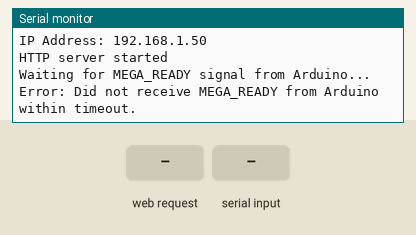
A sketch run on a simulated ESP32. Parts: the last lines printed to the serial monitor. The inputs (shaded band) are chosen by the test bench. WiFi joins after 1.5 s; servers stay silent unless stated; uploads are accepted with an empty reply.

Above: at 12.7 s.
12.8 s: HTTP request GET /get_list received
At 14.0 s:
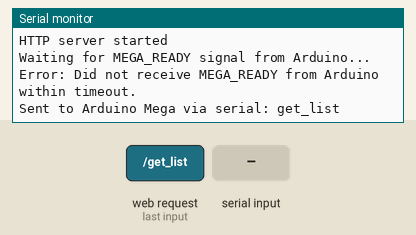
14.3 s: "MEGA_READY\n" received over the second serial link
At 15.5 s:
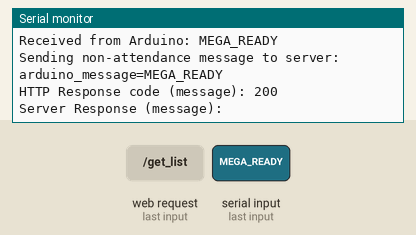
15.8 s: HTTP request GET /enroll?id=MEGA_READY received
At 16.4 s:
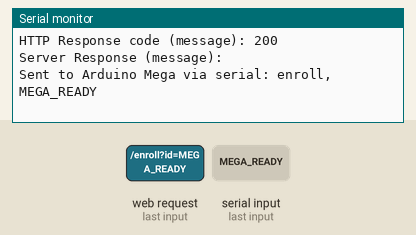
17.3 s: "1\n" received over the second serial link
At 17.46 s:
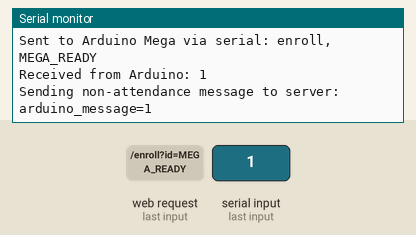
18.8 s: HTTP request GET /enroll?id=1 received
At 19.9 s:
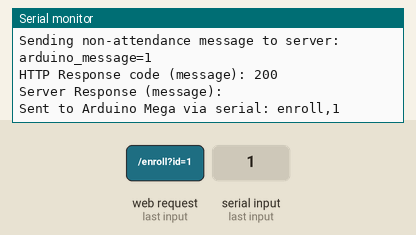
20.3 s: HTTP request GET /delete?id=MEGA_READY received
At 21.0 s:
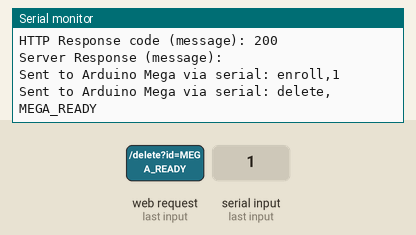

The sketch:

FingerBioESP-old.ino
```cpp
#include <WiFi.h>
#include <HTTPClient.h>
#include <WebServer.h> // Include the WebServer library for ESP32
#include <HardwareSerial.h> // Use HardwareSerial for ESP32 to Arduino Mega communication

// --- Wi-Fi Credentials ---
const char* ssid = "valencia";  // Your WiFi SSID
const char* password = "yoshihtzu"; // Your WiFi password

// --- Server Configuration ---
// This is the IP address of your XAMPP/Laragon server (your PC's IP)
// and the path to your index.php script.
const char* serverUrl = "http://192.168.68.112/fingerprint_dashboard/index.php"; // Use your computer's actual IP
// --- Serial Communication with Arduino Mega ---
// IMPORTANT: ESP32's Hardware Serial2 (RX2/GPIO16, TX2/GPIO17) will communicate with Arduino Mega's HardwareSerial3 (pins 14, 15)
// Ensure these pins are correctly wired:
// ESP32 GPIO16 (RX2) -> Arduino Mega Pin 15 (TX3)  <--- ESP32's RX receives from Mega's TX
// ESP32 GPIO17 (TX2) -> Arduino Mega Pin 14 (RX3)  <--- ESP32's TX sends to Mega's RX
HardwareSerial SerialArduino(2); // <--- CRITICAL FIX: Use Serial2 on ESP32 (GPIO16, GPIO17)

// --- Web Server for receiving commands from api.php ---
WebServer server(80); // Create a web server on port 80

// --- Global Variables ---
String arduinoResponse = ""; // To store responses from Arduino Mega

// --- Function Prototypes ---
void handleEnroll();
void handleDelete();
void handleGetList();
void handleNotFound();
void forwardArduinoResponseToServer(String response);
void sendCommandToArduino(String command);

void setup() {
  Serial.begin(115200); // For debugging output to PC Serial Monitor
  // Initialize Hardware Serial2 for communication with Arduino Mega (Pins 16, 17)
  // Baud rate MUST match Arduino Mega's Serial3 baud rate (38400)
  SerialArduino.begin(38400, SERIAL_8N1, 16, 17); // Use GPIO16 for RX, GPIO17 for TX

  Serial.println("\nConnecting to WiFi...");
  WiFi.begin(ssid, password);

  int retries = 0;
  while (WiFi.status() != WL_CONNECTED && retries < 20) {
    delay(500);
    Serial.print(".");
    retries++;
  }

  if (WiFi.status() == WL_CONNECTED) {
    Serial.println("\nWiFi connected!");
    Serial.print("IP Address: ");
    Serial.println(WiFi.localIP());

    // --- Setup Web Server Routes ---
    // These routes will be accessed by your api.php script to send commands to the ESP32.
    server.on("/enroll", HTTP_GET, handleEnroll);
    server.on("/delete", HTTP_GET, handleDelete);
    server.on("/get_list", HTTP_GET, handleGetList);
    server.onNotFound(handleNotFound); // Handle unknown routes

    server.begin(); // Start the web server
    Serial.println("HTTP server started");

    // *** NEW: Wait for Mega to signal it's ready ***
    Serial.println("Waiting for MEGA_READY signal from Arduino...");
    unsigned long startTime = millis();
    bool megaReady = false;
    while (!megaReady && (millis() - startTime < 10000)) { // Wait up to 10 seconds
      if (SerialArduino.available()) {
        String receivedData = SerialArduino.readStringUntil('\n');
        receivedData.trim();
        Serial.print("ESP32 received during handshake: '");
        Serial.print(receivedData);
        Serial.println("'");
        if (receivedData == "MEGA_READY") {
          megaReady = true;
          Serial.println("MEGA_READY received! Communication established.");
        }
      }
      delay(50); // Small delay to prevent tight loop
    }

    if (!megaReady) {
      Serial.println("Error: Did not receive MEGA_READY from Arduino within timeout.");
      // You might want to halt or reboot here in a real application
    }
  } else {
    Serial.println("\nWiFi connection failed!");
    Serial.println("Please check SSID and Password.");
    // In a real application, you might want to restart or go into a low-power mode here.
  }
}

void loop() {
  // Handle incoming data from Arduino Mega
  while (SerialArduino.available()) {
    char c = SerialArduino.read();
    arduinoResponse += c;
    if (c == '\n') { // Check for newline character as end of message
      arduinoResponse.trim(); // Remove leading/trailing whitespace
      Serial.print("Received from Arduino: ");
      Serial.println(arduinoResponse);
      forwardArduinoResponseToServer(arduinoResponse); // <--- UNCOMMENT THIS
      arduinoResponse = ""; // Clear buffer for next message
    }
  }

  // Handle incoming HTTP requests from the web dashboard (via api.php)
  if (WiFi.status() == WL_CONNECTED) {
    server.handleClient(); // <--- UNCOMMENT THIS
  }
}

// --- Web Server Command Handlers (rest of code is unchanged) ---
void handleEnroll() {
  if (server.hasArg("id")) {
    String id = server.arg("id");
    String command = "enroll," + id; // Format command for Arduino Mega
    sendCommandToArduino(command);
    server.send(200, "text/plain", "Command sent to Arduino: " + command);
  } else {
    server.send(400, "text/plain", "Error: Missing ID parameter for enroll.");
  }
}

void handleDelete() {
  if (server.hasArg("id")) {
    String id = server.arg("id");
    String command = "delete," + id; // Format command for Arduino Mega
    sendCommandToArduino(command);
    server.send(200, "text/plain", "Command sent to Arduino: " + command);
  } else {
    server.send(400, "text/plain", "Error: Missing ID parameter for delete.");
  }
}

void handleGetList() {
  sendCommandToArduino("get_list");
  server.send(200, "text/plain", "Command sent to Arduino: get_list. Awaiting response.");
}

void handleNotFound() {
  server.send(404, "text/plain", "Not Found");
}

void forwardArduinoResponseToServer(String response) {
  if (WiFi.status() == WL_CONNECTED) {
    HTTPClient http;
    http.begin(serverUrl);
    http.addHeader("Content-Type", "application/x-www-form-urlencoded"); // Standard for form data

    // --- NEW LOGIC TO PARSE ARDUINO RESPONSE ---
    int commaIndex = response.indexOf(',');
    if (commaIndex != -1) {
      String id = response.substring(0, commaIndex);
      String timestamp = response.substring(commaIndex + 1);

      // Now construct the POST data correctly with 'id' and 'timestamp' parameters
      String httpRequestData = "id=" + id + "&timestamp=" + timestamp;

      Serial.print("Sending to server: ");
      Serial.println(httpRequestData);

      int httpResponseCode = http.POST(httpRequestData);

      if (httpResponseCode > 0) {
        Serial.print("HTTP Response code: ");
        Serial.println(httpResponseCode);
        String serverResponse = http.getString();
        Serial.print("Server Response: ");
        Serial.println(serverResponse);
      } else {
        Serial.print("Error on HTTP request: ");
        Serial.println(httpResponseCode);
        Serial.println(http.errorToString(httpResponseCode)); // Added for more detailed error
      }
    } else {
      // Handle cases where the Arduino response doesn't contain a comma (e.g., status messages)
      // You might want to send these as a different parameter or log them differently.
      // For now, let's send it as 'arduino_message' to distinguish it.
      String httpRequestData = "arduino_message=" + response;
      Serial.print("Sending non-attendance message to server: ");
      Serial.println(httpRequestData);
      int httpResponseCode = http.POST(httpRequestData);
      if (httpResponseCode > 0) {
        Serial.print("HTTP Response code (message): ");
        Serial.println(httpResponseCode);
        String serverResponse = http.getString();
        Serial.print("Server Response (message): ");
        Serial.println(serverResponse);
      } else {
        Serial.print("Error on HTTP request (message): ");
        Serial.println(httpResponseCode);
        Serial.println(http.errorToString(httpResponseCode));
      }
    }
    // --- END NEW LOGIC ---

    http.end();
  } else {
    Serial.println("WiFi Disconnected. Cannot send data to server.");
  }
}

/*
void forwardArduinoResponseToServer(String response) {
  if (WiFi.status() == WL_CONNECTED) {
    HTTPClient http;
    http.begin(serverUrl);
    http.addHeader("Content-Type", "application/x-www-form-urlencoded"); // Standard for form data

    String httpRequestData = "data=" + response;

    Serial.print("Sending to server: ");
    Serial.println(httpRequestData);

    int httpResponseCode = http.POST(httpRequestData);

    if (httpResponseCode > 0) {
      Serial.print("HTTP Response code: ");
      Serial.println(httpResponseCode);
      String serverResponse = http.getString();
      Serial.print("Server Response: ");
      Serial.println(serverResponse);
    } else {
      Serial.print("Error on HTTP request: ");
      Serial.println(httpResponseCode);
    }
    http.end();
  } else {
    Serial.println("WiFi Disconnected. Cannot send data to server.");
  }
}
*/

void sendCommandToArduino(String command) {
  SerialArduino.println(command); // Send command followed by a newline
  Serial.print("Sent to Arduino Mega via serial: ");
  Serial.println(command);
}
```

Measured:
- after the input at 12.8 s, the serial monitor: prints a new line at once (image 1)
- after the input at 14.3 s, the serial monitor: prints a new line at once (image 2)
- after the input at 15.8 s, the serial monitor: prints a new line at once (image 3)
- after the input at 17.3 s, the serial monitor: prints a new line at once (image 4)
- after the input at 18.8 s, the serial monitor: prints a new line at once (image 5)
- after the input at 20.3 s, the serial monitor: prints a new line at once (image 6)
